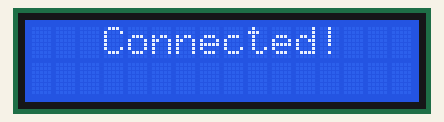
Simulated run of this sketch. Board: Arduino Uno, built with avr-gcc and run on an emulated ATmega328P. Parts: 16×2 character LCD. WiFi joins after 1.5 s; servers stay silent unless stated; uploads are accepted with an empty reply; what the sketch prints to the serial monitor is not drawn.

Above: at 2.8 s.
At 3.9 s:
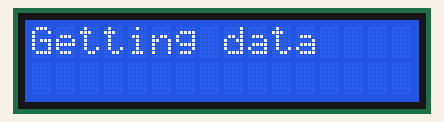
At 5.2 s:
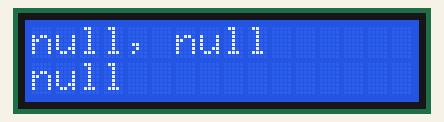
At 10.2 s:
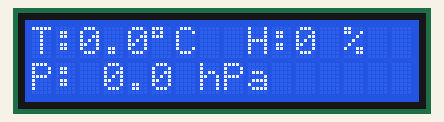

The sketch:

week13_Weather.ino
```cpp
#include <SPI.h>
#include <Ethernet.h>
#include <LiquidCrystal_I2C.h>
#include <ArduinoJson.h>

LiquidCrystal_I2C lcd(0x3F, 16, 2);

// Enter a MAC address for your controller below.
// Newer Ethernet shields have a MAC address printed on a sticker on the shield
byte mac[] = { 0xDE, 0xAD, 0xBE, 0xEF, 0xFE, 0xED };
String APIKEY = "d6032c816e0ef958bbc1aa475ad88d3e";
String CityID = "1835848"; // Seoul, KR

// if you don't want to use DNS (and reduce your sketch size)
// use the numeric IP instead of the name for the server:
//IPAddress server(74,125,232,128);  // numeric IP for Google (no DNS)
char server[]="api.openweathermap.org";
String result;

// Set the static IP address to use if the DHCP fails to assign
IPAddress ip(192, 168, 219, 102);
IPAddress dns_server(61,41,153,2);
IPAddress gateway(192,168,219,1);

// Initialize the Ethernet client library
// with the IP address and port of the server
// that you want to connect to (port 80 is default for HTTP):
EthernetClient client;

int  counter = 60;
String weatherDescription ="";
String weatherLocation = "";
String Country;
float Temperature;
float Humidity;
float Pressure;

void setup() {
  // Open serial communications and wait for port to open:
  Serial.begin(9600);
  while (!Serial) {
    ; // wait for serial port to connect. Needed for native USB port only
  }
  int cursorPosition=0;
  lcd.begin();
  lcd.backlight();
  lcd.clear();
  lcd.setCursor(0, 0);
  lcd.print("   Connecting");
  Serial.println("Connecting");

  // start the Ethernet connection:
  if (Ethernet.begin(mac) == 0) {
    Serial.println("Failed to configure Ethernet using DHCP");
    // try to congifure using IP address instead of DHCP:
    Ethernet.begin(mac, ip, dns_server, gateway);
    lcd.setCursor(cursorPosition, 2);
    lcd.print(".");
    cursorPosition++;
  }
  // give the Ethernet shield a second to initialize:
  delay(1000);
  Serial.print("connecting to ");
  Serial.print(server);
  Serial.println("...");

  // if you get a connection, report back via serial:
  if (client.connect(server, 80)) {
    Serial.print("connected to ");
    Serial.println(client.remoteIP());
    // Make a HTTP request:
    client.println("Host: api.openweathermap.org");
    client.println("Connection: close");
    client.println();
  } else {
    // if you didn't get a connection to the server:
    Serial.println("connection failed");
  }
  lcd.clear();
  lcd.print("   Connected!");
  Serial.println("Connected");
  delay(1000);
}

void loop() {
    if(counter == 60) //Get new data every 10 minutes
    {
      counter = 0;
      displayGettingData();
      delay(1000);
      getWeatherData();
    }else
    {
      counter++;
      displayWeather(weatherLocation,weatherDescription);
      delay(5000);
      displayConditions(Temperature,Humidity,Pressure);
      delay(5000);
    }
}

void getWeatherData() //client function to send/receive GET request data.
{
  if (client.connect(server, 80)) {  //starts client connection, checks for connection
    client.println("GET /data/2.5/weather?id="+CityID+"&units=metric&APPID="+APIKEY);
    client.println("Host: api.openweathermap.org");
    client.println("User-Agent: arduino-ethernet");
    client.println("Connection: close");
    client.println();
  }
  else {
    Serial.println("connection failed"); //error message if no client connect
    Serial.println();
  }

  while(client.connected() && !client.available()) delay(1); //waits for data
  while (client.connected() || client.available()) { //connected or data available
    char c = client.read(); //gets byte from ethernet buffer
      result = result+c;
    }

  client.stop(); //stop client
  result.replace('[', ' ');
  result.replace(']', ' ');
  Serial.println(result);

char jsonArray [result.length()+1];
result.toCharArray(jsonArray,sizeof(jsonArray));
jsonArray[result.length() + 1] = '\0';

StaticJsonBuffer<1024> json_buf;
JsonObject &root = json_buf.parseObject(jsonArray);
if (!root.success())
{
  Serial.println("parseObject() failed");
}

String location = root["name"];
String country = root["sys"]["country"];
float temperature = root["main"]["temp"];
float humidity = root["main"]["humidity"];
String weather = root["weather"]["main"];
String description = root["weather"]["description"];
float pressure = root["main"]["pressure"];

weatherDescription = description;
weatherLocation = location;
Country = country;
Temperature = temperature;
Humidity = humidity;
Pressure = pressure;

}

void displayWeather(String location,String description)
{
  lcd.clear();
  lcd.setCursor(0,0);
  lcd.print(location);
  lcd.print(", ");
  lcd.print(Country);
  lcd.setCursor(0,1);
  lcd.print(description);
}

void displayConditions(float Temperature,float Humidity, float Pressure)
{
  lcd.clear();
  lcd.print("T:");
 lcd.print(Temperature,1);
 lcd.print((char)223);
 lcd.print("C ");

 //Printing Humidity
 lcd.print(" H:");
 lcd.print(Humidity,0);
 lcd.print(" %");

 //Printing Pressure
 lcd.setCursor(0,1);
 lcd.print("P: ");
 lcd.print(Pressure,1);
 lcd.print(" hPa");

}

void displayGettingData()
{
  lcd.clear();
  lcd.print("Getting data");
}
```

Measured:
- what the display in image 0 shows lasts 1.0 s, from 2.8 s to 3.8 s
- what the display in image 1 shows lasts 1.3 s, from 3.8 s to 5.1 s
- what the display in image 2 shows lasts 5.1 s, from 5.1 s to 10.2 s
